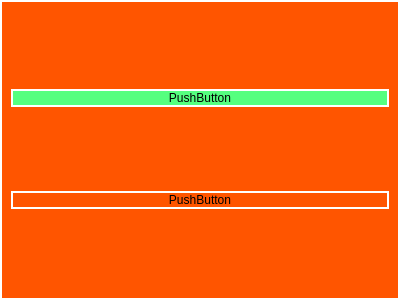
<?xml version="1.0" encoding="UTF-8"?>
<ui version="4.0">
 <class>widget_user_content</class>
 <widget class="QWidget" name="widget_user_content">
  <property name="geometry">
   <rect>
    <x>0</x>
    <y>0</y>
    <width>400</width>
    <height>300</height>
   </rect>
  </property>
  <property name="sizePolicy">
   <sizepolicy hsizetype="Expanding" vsizetype="Expanding">
    <horstretch>0</horstretch>
    <verstretch>0</verstretch>
   </sizepolicy>
  </property>
  <property name="windowTitle">
   <string>Form</string>
  </property>
  <property name="autoFillBackground">
   <bool>false</bool>
  </property>
  <property name="styleSheet">
   <string notr="true">background-color: rgb(255, 85, 0);
 border: 2px solid white</string>
  </property>
  <layout class="QVBoxLayout" name="verticalLayout">
   <item>
    <widget class="QPushButton" name="pushButton">
     <property name="autoFillBackground">
      <bool>false</bool>
     </property>
     <property name="styleSheet">
      <string notr="true">background-color: rgb(85, 255, 127);</string>
     </property>
     <property name="text">
      <string>PushButton</string>
     </property>
    </widget>
   </item>
   <item>
    <widget class="QPushButton" name="pushButton_2">
     <property name="text">
      <string>PushButton</string>
     </property>
    </widget>
   </item>
  </layout>
 </widget>
 <resources/>
 <connections/>
</ui>
